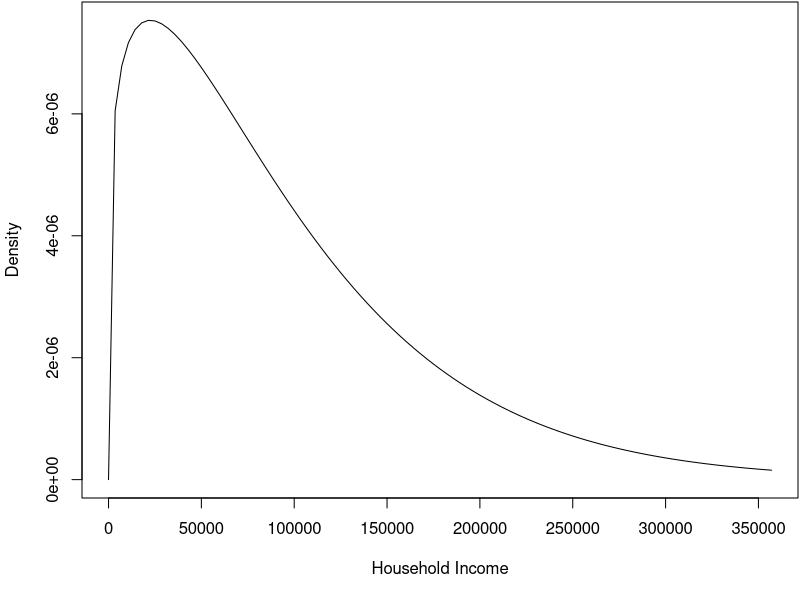
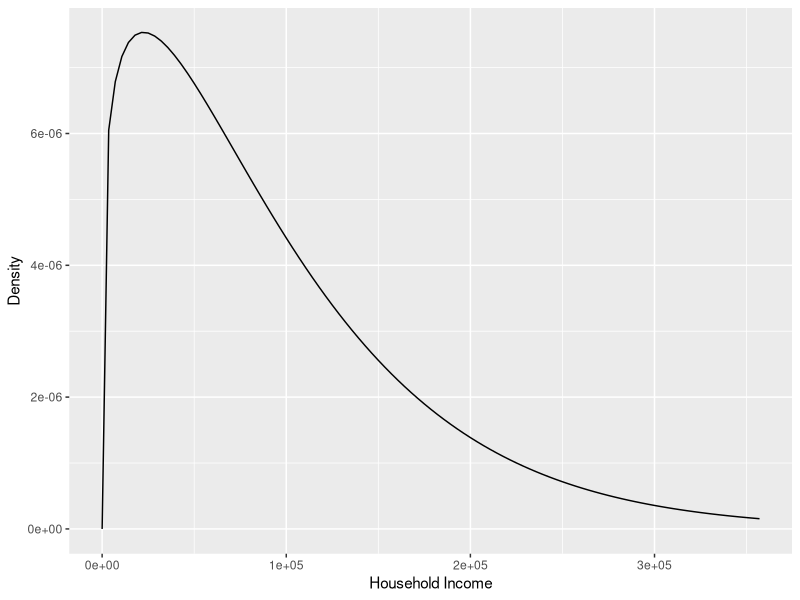
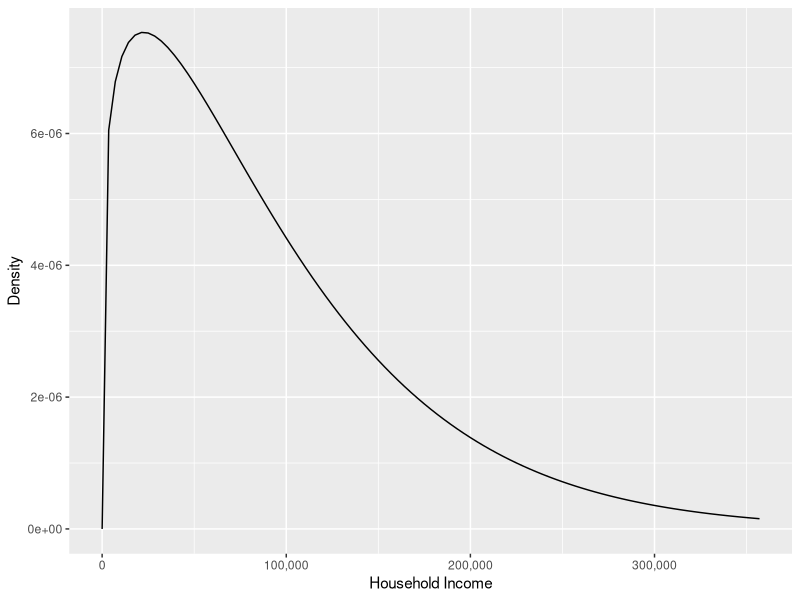

These figures' R source, in order: (Note: this script raises an error after producing the figures.)
## ---- chunk 1

	x <- sample(rep(c("M","F"), 3), 6)            # x is a character vector 
	x   
	f <- factor(x)                                # Creating a factor f 
	f
	levels(f)                                     # Used to get or modify levels of a factor
## ---- chunk 2
	attributes(f)
	is.character(f)
	is.factor(f)
	as.character(f)       # Coercion to character gives factor levels of obs. as character.
## ---- chunk 3
	typeof(f)             # The internal type/storage mode
	is.integer(f)         # See R help for is.integer
	is.numeric(f)         # See R help for is.numeric
## ---- chunk 4
	f
	unclass(f)      # Stripping off the class ("factor")
	as.integer(f)   # Coerced to integer (there is rarely any reason to do this)
## ---- chunk 5
	f2 <- f 
	f2
	levels(f2) <- c("M", "F")       # Trying to make M first. 
	levels(f2)
	f2
## ---- chunk 6
	as.integer(f)
	levels(f)
	as.integer(f2)
	levels(f2)
## ---- chunk 7
	f
	f2 <- f
	levels(f2) <- c("Female", "Male")
	f2
## ---- chunk 8
	x
	f2 <- factor(x, levels = c("M", "F")) 
	f2
## ---- chunk 9
	factor(x, levels = c("M", "F", "NB"))
## ---- chunk 10
	f
	f2 <- relevel(f, ref = "M") 
	f2
## ---- chunk 11
	as.integer(f2)
## ---- chunk 12
	x <- rep(c("Agree", "Neutral", "Disagree"), times = c(3, 1, 2)) 
	x
	of <- ordered(x) 
	of
## ---- chunk 13
	of <- ordered(x, levels = c("Disagree", "Neutral", "Agree")) 
	of
## ---- chunk 14
	of2 <- ordered(x,
		levels = c("Strongly Disagree", "Disagree",
		"Neutral", "Agree", "Strongly Agree"))
	of2
	of
	attributes(of)
	is.ordered(of)
	is.factor(of)   # `of` is already a factor so `as.factor(of)` won't change it.
## ---- chunk 15
	f <- factor(of, ordered = FALSE) 
	is.ordered(f)
	f
## ---- chunk 16
	of
	levels(of)
	of2 <- of
	levels(of2) <- rev(levels(of2))     # WRONG!!!
	of2                                 # "Agree"s and "Disagree"s are flipped!
## ---- chunk 17
	of
	of2 <- ordered(of, levels = rev(levels(of))) 
	of2
## ---- chunk 18
	inc_shape <- 1.2 
	inc_scale <- 100000
	round(qweibull(c(0.10, 0.25, 0.50, 0.75, 0.90), shape = inc_shape, scale = inc_scale))
## ---- chunk 19
#| fig-cap: "Weibull density with shape parameter 1.2 and scale parameter 100,000."
#| fig-alt: "Weibull density with shape parameter 1.2 and scale parameter 100,000."

	opar <- par(mar = c(5.1, 4.1, 0.1, 0.1)) 
	curve(dweibull(x, shape = inc_shape, scale = inc_scale),
		xlim = c(0, qweibull(0.99, shape = inc_shape, scale = inc_scale)), 
		xlab = "Household Income",
		ylab = "Density")
	par(opar)
## ---- chunk 20
#| echo: false

	library(ggplot2)
## ---- chunk 21
#| fig-cap: "Weibull density with shape parameter 1.2 and scale parameter 100,000."
#| fig-alt: "Weibull density with shape parameter 1.2 and scale parameter 100,000."

	ggplot() +
		geom_function(fun = dweibull, args = list(shape = inc_shape, scale = inc_scale)) +
			xlim(c(0, qweibull(0.99, shape = inc_shape, scale = inc_scale))) +
				labs(x = "Household Income", y = "Density")
## ---- chunk 22
#| fig-cap: "Weibull density with shape parameter 1.2 and scale parameter 100,000."
#| fig-alt: "Weibull density with shape parameter 1.2 and scale parameter 100,000."

	ggplot() +
		geom_function(fun = dweibull, args = list(shape = inc_shape, scale = inc_scale)) +
			labs(x = "Household Income", y = "Density") +
				scale_x_continuous(
		limits = c(0, qweibull(0.99, shape = inc_shape, scale = inc_scale)),
		labels = scales::label_comma() 
		)
## ---- chunk 23
	income <- round(rweibull(15, shape = inc_shape, scale = inc_scale)) 
	income
## ---- chunk 24
	income_group <- cut(income, breaks = 5) 
	income_group
## ---- chunk 25
	income
	income_group <- cut(income/1000, breaks = c(0, 15, 30, 50, 75, 100, 150, 200, Inf))
	income_group
	table(income_group)
## ---- chunk 26
	breaks<-seq(from = 0, to = 20, by = 5) 
	breaks <- c(breaks, Inf)
	income_group <- cut(income/10000, breaks) 
	income_group
	table(income_group)
## ---- chunk 27
	breaks <- seq(from = 0, to = 200, by = 50)

	labels <- paste(breaks[-length(breaks)], breaks[-1], sep = "-") 
	labels <- c(labels, max(breaks))
	labels <- paste0("$", labels, "K")
	labels[length(labels)] <- paste0(labels[length(labels)], "+")

	breaks <- c(breaks, Inf)

	income_group <- cut(income/1000, breaks, labels = labels) 

	table(income_group)
## ---- chunk 28
	income_group <- cut(income/1000, breaks, labels = labels, ordered_result = TRUE)
	income_group
## ---- chunk 29
#| message: false

	library(tidyverse)
	hcv <- read_csv("hcv.csv")
	hcv
## ---- chunk 30
	hcv <- hcv |> 
		mutate(hcv_genotype = as_factor(hcv_genotype), 
		bloodtype = as_factor(bloodtype))
	hcv
## ---- chunk 31
	hcv |>
		count(hcv_genotype)   # Same as hcv |>
			summarize(n = n(), .by = hcv_genotype)
## ---- chunk 32
	hcv <- hcv |> 
		mutate(hcv_genotype = fct_collapse(hcv_genotype, 
		"1" = c("1", "1A", "1B"), 
		"2" = c("2", "2B"),
		"3" = "3",
		"4" = "4",
		"6" = "6"))
	hcv |>
		count(hcv_genotype)
## ---- chunk 33
	hcv |> 
		mutate(hcv_genotype = fct_lump_min(hcv_genotype, 10)) |> 
			count(hcv_genotype)
	hcv |> 
		mutate(hcv_genotype = fct_lump_min(hcv_genotype, 20)) |> 
			count(hcv_genotype)
## ---- chunk 34
	hcv |> 
		mutate(hcv_genotype = fct_lump_prop(hcv_genotype, 0.10)) |> 
			count(hcv_genotype)
## ---- chunk 35
	hcv |> 
		mutate(hcv_genotype = fct_lump_n(hcv_genotype, 3)) |> 
			count(hcv_genotype)
	hcv |> 
		mutate(hcv_genotype = fct_lump_n(hcv_genotype, 2)) |> 
			count(hcv_genotype)
## ---- chunk 36
	hcv |>
		mutate(bloodtype = fct_infreq(bloodtype)) |> 
			count(bloodtype)
## ---- chunk 37
	hcv |> 
		mutate(hcv_genotype = fct_lump_lowfreq(bloodtype)) |> 
			count(hcv_genotype)
## ---- chunk 38
	hcv <- hcv |> 
		mutate(bloodtype = fct_relevel(bloodtype, c("O+", "O-")))
	hcv |>
		count(bloodtype)
## ---- chunk 39
	of
	fct_rev(of)
## ---- chunk 40
#| fig-cap: "Blood type of mother."
#| fig-alt: "Blood type of mother."

	ggplot(hcv, aes(x = bloodtype)) + geom_bar()
## ---- chunk 41
#| fig-cap: "Blood type of mother."
#| fig-alt: "Blood type of mother."

	ggplot(hcv, aes(x = fct_infreq(bloodtype))) + geom_bar()
## ---- chunk 42
#| fig-cap: "HCV genotype carried by mother."
#| fig-alt: "HCV genotype carried by mother."

	ggplot(hcv, aes(x = hcv_genotype)) + 
		labs(x = "Genotype", y = "Frequency") + 
			geom_bar()
## ---- chunk 43
#| fig-cap: "HCV genotype carried by mother."
#| fig-alt: "HCV genotype carried by mother."

	ggplot(hcv, aes(x = fct_infreq(hcv_genotype))) + 
		labs(x = "Genotype", y = "Frequency") + 
			geom_bar()
## ---- chunk 44
	transmission_by_bloodtype <- hcv |>
		group_by(bloodtype, infant_hcv) |>
			# up to 8 * 2 = 16 rows, 3 cols (bloodtype, infant_hcv, n)
			summarise(n = n()) |>
				pivot_wider(names_from = infant_hcv, values_from = n, values_fill = 0L) |>
					mutate(n = N + Y, rate = Y / n)
	transmission_by_bloodtype
## ---- chunk 45
#| fig-cap: "Vertical tranmission rate by blood type."
#| fig-alt: "Vertical tranmission rate by blood type."

	transmission_by_bloodtype |> 
		ggplot(aes(x = rate, y = bloodtype)) + 
			geom_point()
## ---- chunk 46
#| fig-cap: "Vertical tranmission rate by blood type."
#| fig-alt: "Vertical tranmission rate by blood type."

	transmission_by_bloodtype |> 
		ggplot(aes(x = rate, y = fct_reorder(bloodtype, rate))) + 
			geom_point()
## ---- chunk 47
#| fig-cap: "Vertical tranmission rate by blood type."
#| fig-alt: "Vertical tranmission rate by blood type."

	transmission_by_bloodtype |> 
		ggplot(aes(x = rate, y = fct_reorder(bloodtype, rate), size = n)) + 
			geom_point() + 
				labs(x = "Transmission Rate", y = "Bloodtype", size = "Sample Size")
## ---- chunk 48
	hcv <- hcv |> 
		mutate(abo = fct_collapse(bloodtype, 
		A = c("A+", "A-"),
		B = c("B+", "B-"), 
		AB = c("AB+", "AB-"), 
		O = c("O+", "O-")),
		rh = fct_collapse(bloodtype,
		"pos" = c("A+", "B+", "AB+", "O+"),
		"neg" = c("A-", "B-", "AB-", "O-"))
		)
	hcv |>
		count(abo) 
	hcv |>
		count(rh)
## ---- chunk 49
	transmission_by_abo <- hcv |>
		group_by(abo, infant_hcv) |>
			# 4 * 2 = 8 rows, 3 columns (abo, infant_hcv, n)
			summarise(n = n()) |>
				pivot_wider(names_from = infant_hcv, values_from = n, values_fill = 0L) |>
					mutate(n = N+Y, rate = Y/n)
	transmission_by_abo
## ---- chunk 50
#| fig-cap: "Vertical tranmission rate by blood group."
#| fig-alt: "Vertical tranmission rate by blood group."

	transmission_by_abo |> 
		ggplot(aes(x = rate, y = fct_reorder(abo, rate), size = n)) + 
			geom_point() + 
				labs(x = "Transmission Rate", y = "Bloodtype", size = "Sample Size")
